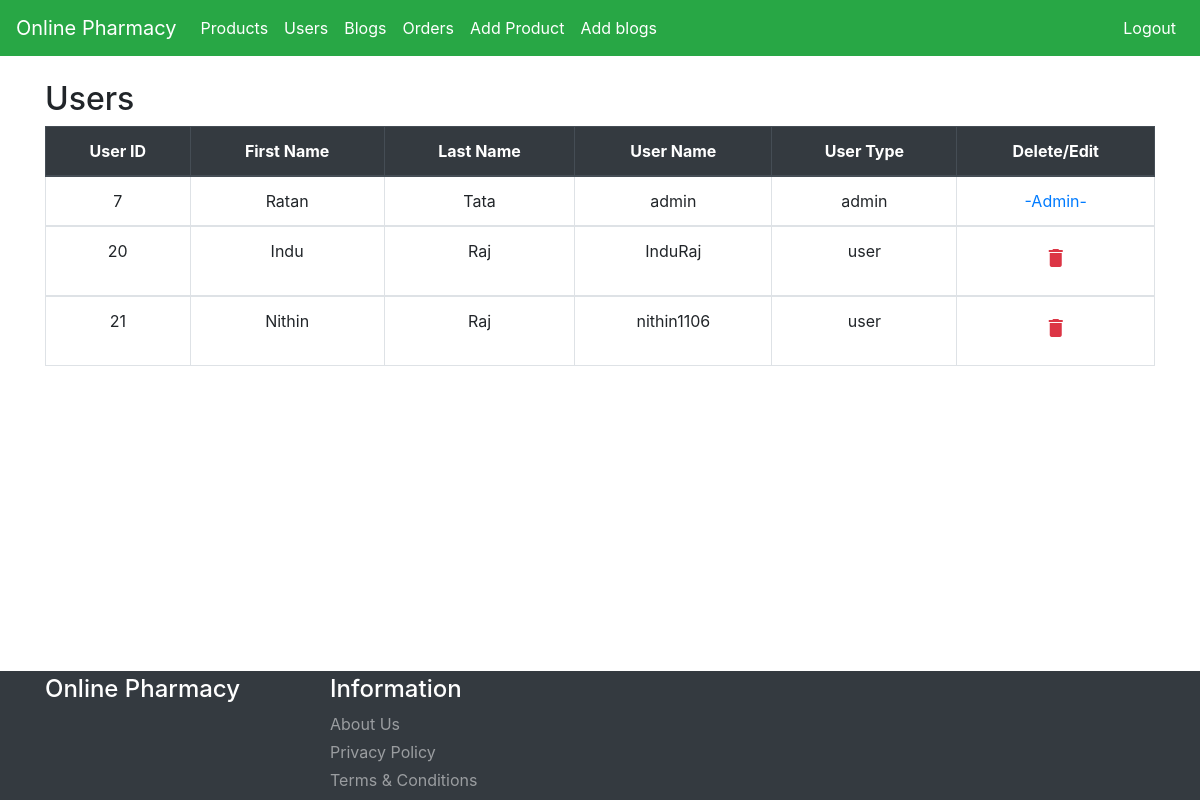
The app's page /user.php (signed in) with its own data.
### tables this page shows
CREATE TABLE `user` (
  `user_id` int(11) NOT NULL,
  `first_name` varchar(100) NOT NULL,
  `last_name` varchar(100) NOT NULL,
  `register_date` datetime DEFAULT current_timestamp(),
  `user_mail` varchar(200) NOT NULL,
  `user_password` varchar(200) NOT NULL,
  `user_type` varchar(200) DEFAULT NULL,
  `user_address` varchar(2000) DEFAULT NULL,
  `security_question` varchar(2000) DEFAULT NULL,
  `security_answer` varchar(2000) DEFAULT NULL
);

### user.php (called while the page is built, shortened)
<?php
include('admin-header.php');
?>
<?php
include('Template/_users-table.php');
?>
<?php
include('admin-footer.php');
?>

### functions.php (called while the page is built, shortened)
<?php
require ('database/DBController.php');
require ('database/Admin.php');
$db = new DBController();
$admin= new Admin($db);

### Database/Admin.php (called while the page is built, shortened)
<?php
class Admin
{
    public $db = null;
    public function __construct(DBController $db)
    {
        $this->db = $db;
    }
    public function getDataAdmin( $table = 'product'){
        $result = $this->db->con->query("SELECT * FROM {$table}");
        $resultArray = array();
        while ($item = mysqli_fetch_array($result, MYSQLI_ASSOC)){
            $resultArray[] = $item;
        }
        return $resultArray;
    }
}

### Database/dbcontroller.php (called while the page is built, shortened)
<?php
class DBController
{
    protected $host = 'localhost';
    protected $user = 'root';
    protected $password = '';
    protected $database = "shopee";
    public function __construct()
    {
        $this->con = mysqli_connect($this->host, $this->user, $this->password, $this->database);
    }
}

### Template/_users-table.php (the view, shortened to what this page needs)
<?php
$users= $admin->getDataAdmin('user');
?>
<section>
<div class="container">
  <h2>Users </h2>
  <table class="table text-center table-bordered">
    <thead class="thead-dark">
      <tr>
        <th>User ID</th>
        <th>First Name</th>
        <th>Last Name</th>
        <th>User Name</th>
        <th>User Type</th>
        <th>Delete/Edit</th>
      </tr>
    </thead>
    <?php foreach($users as $user): ?>
    <tbody>
      <tr>
        <td><?php echo $user["user_id"] ?></td>
        <td><?php echo $user["first_name"] ?></td>
        <td><?php echo $user["last_name"] ?></td>
        <td><?php echo $user["user_mail"] ?></td>
        <td><?php echo $user["user_type"] ?></td>
        <?php
        if($user['user_type']=='user'){
          echo '<td><form method="post">';
          echo '<button type="submit" name="Delete_from_user" class="btn font-baloo text-danger px-3"><i class="material-icons"> &#xE872; </i> </button>';
          echo '</form></td>';
          }
         else
         echo '<td><a style="text-decoration : none;" class="delete" title="Delete" href="#">-Admin-</td>';
         ?>
      </tr>
    </tbody>
    <?php
        endforeach;
    ?>
  </table>
 </div>
</section>

### records on screen
user: user_id "7", first_name "Ratan", last_name "Tata", user_mail "admin", user_type "admin", shows "-Admin-"
user: user_id "20", first_name "Indu", last_name "Raj", user_mail "InduRaj", user_type "user"
user: user_id "21", first_name "Nithin", last_name "Raj", user_mail "nithin1106", user_type "user"
